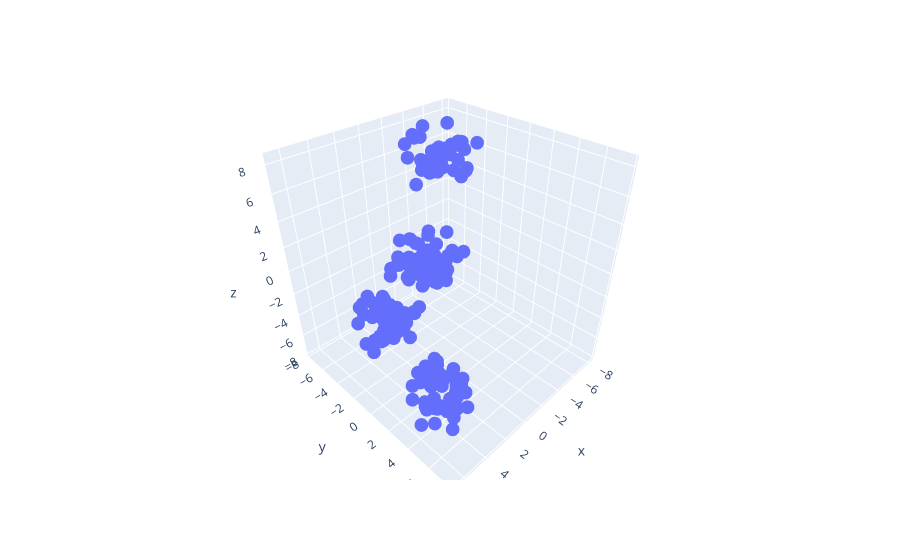

Notebook source saved alongside this figure:
### Code cell
import plotly.express as px
fig = px.scatter_3d(x=X[:,0], y=X[:,1],z=X[:,2])
fig.show()

### Figure 1 — Plotly figure (JSON) as saved in the notebook; plotly's stock layout.template omitted (floating-point values rounded to 4 significant figures; data arrays with more than 128 entries replaced by an {"elided": "..."} marker saying what was removed)
{"data": [{"hovertemplate": "x=%{x}<br>y=%{y}<br>z=%{z}<extra></extra>", "legendgroup": "", "marker": {"color": "#636efa", "symbol": "circle"}, "mode": "markers", "name": "", "scene": "scene", "showlegend": false, "type": "scatter3d", "x": {"elided": "200 float values"}, "y": {"elided": "200 float values"}, "z": {"elided": "200 float values"}}], "layout": {"legend": {"tracegroupgap": 0}, "margin": {"t": 60}, "scene": {"domain": {"x": [0, 1], "y": [0, 1]}, "xaxis": {"title": {"text": "x"}}, "yaxis": {"title": {"text": "y"}}, "zaxis": {"title": {"text": "z"}}}}}
